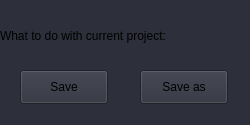
<?xml version="1.0" encoding="UTF-8"?>
<ui version="4.0">
 <class>AskForSave</class>
 <widget class="QWidget" name="AskForSave">
  <property name="geometry">
   <rect>
    <x>0</x>
    <y>0</y>
    <width>250</width>
    <height>125</height>
   </rect>
  </property>
  <property name="minimumSize">
   <size>
    <width>250</width>
    <height>125</height>
   </size>
  </property>
  <property name="maximumSize">
   <size>
    <width>250</width>
    <height>125</height>
   </size>
  </property>
  <property name="windowTitle">
   <string>Form</string>
  </property>
  <property name="styleSheet">
   <string notr="true">background-color: rgb(45, 48, 59);</string>
  </property>
  <widget class="QPushButton" name="SAVE">
   <property name="geometry">
    <rect>
     <x>20</x>
     <y>70</y>
     <width>88</width>
     <height>34</height>
    </rect>
   </property>
   <property name="text">
    <string>Save</string>
   </property>
  </widget>
  <widget class="QPushButton" name="SAVE_AS">
   <property name="geometry">
    <rect>
     <x>140</x>
     <y>70</y>
     <width>88</width>
     <height>34</height>
    </rect>
   </property>
   <property name="text">
    <string>Save as</string>
   </property>
  </widget>
  <widget class="QLabel" name="label">
   <property name="geometry">
    <rect>
     <x>0</x>
     <y>20</y>
     <width>251</width>
     <height>31</height>
    </rect>
   </property>
   <property name="text">
    <string>What to do with current project:</string>
   </property>
  </widget>
 </widget>
 <resources/>
 <connections/>
</ui>
